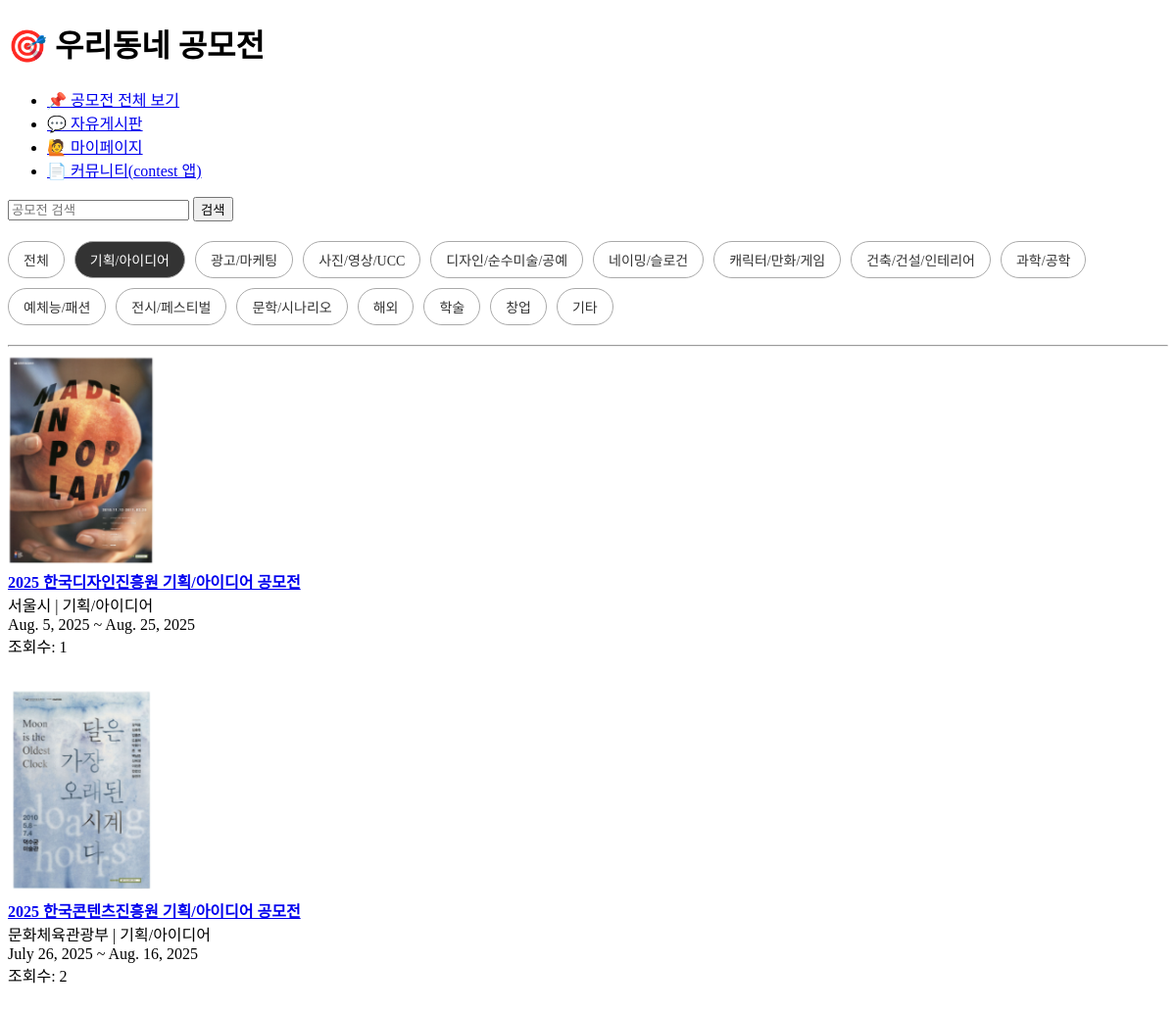
Screenshot of /?category=기획/아이디어 with the database file from the repository.
### poster/models.py (models this page shows, shortened)
class Poster(models.Model):
    title = models.CharField(max_length=200)  # 공모전 제목
    d_day = models.CharField(max_length=50)   # 디데이 표시
    image = models.ImageField(upload_to='poster_images/')  # 포스터 이미지
    organization = models.CharField(max_length=100)  # 주최
    company_type = models.CharField(max_length=100)  # 기업형태
    target = models.CharField(max_length=100)        # 참여대상
    prize = models.CharField(max_length=100)         # 시상규모
    start_date = models.DateField()                  # 시작일
    end_date = models.DateField()                    # 마감일
    website = models.URLField()                      # 홈페이지 링크
    benefits = models.TextField()                    # 활동혜택
    category = models.CharField(max_length=100)      # 공모분야
    extra = models.TextField(blank=True, null=True)  # 추가혜택
    description = models.TextField()                 # 상세내용
    category_id = models.IntegerField(null=True, blank=True)  #카테고리 id
    created_at = models.DateTimeField(auto_now_add=True)  # 생성일시
    views = models.IntegerField(default=0)   #조회수 저장

### poster/views.py (the view)
# urls.py: 2. Add a URL to urlpatterns:  path('', views.home, name='home')
def home(request):
    query = request.GET.get('q', '')
    selected_category = request.GET.get('category', '')
    posters = Poster.objects.all()
    if query:
        posters = posters.filter(
            Q(title__icontains=query) |
            Q(organization__icontains=query) |
            Q(description__icontains=query)
        )
    if selected_category:
        posters = posters.filter(category=selected_category)
    categories = Poster.objects.values_list('category', flat=True).distinct()
    return render(request, 'home/main.html', {
        'posters': posters.order_by('-id'),
        'query': query,
        'selected_category': selected_category,
        'categories': categories
    })

### home/templates/home/main.html (shortened to what this page needs)
<!DOCTYPE html>
<html lang="ko">
<head>
</head>
<body>
  <h1>🎯 우리동네 공모전</h1>
  <ul>
    <li><a href="/poster/">📌 공모전 전체 보기</a></li>
    <li><a href="/freeboard/">💬 자유게시판</a></li>
    <li><a href="/mypage/">🙋 마이페이지</a></li>
    <li><a href="/contest/">📄 커뮤니티(contest 앱)</a></li>
  </ul>
  <form method="get">
    <input type="text" name="q" placeholder="공모전 검색" value="{{ query }}">
    <button type="submit">검색</button>
  </form>
  <div class="category-buttons">
    <a href="/" class="{% if not selected_category %}active{% endif %}">전체</a>
    {% for c in categories %}
      <a href="/?category={{ c }}" class="{% if selected_category == c %}active{% endif %}">{{ c }}</a>
    {% endfor %}
  </div>
  <hr>
  {% for p in posters %}
    <div style="margin-bottom:30px;">
      <a href="{% url 'poster:poster_detail' p.pk %}">
        {% if p.image %}
          <img src="{{ p.image.url }}" width="150"><br>
        {% endif %}
        <strong>{{ p.title }}</strong>
      </a><br>
      {{ p.organization }} | {{ p.category }}<br>
      {{ p.start_date }} ~ {{ p.end_date }}<br>
      조회수: {{ p.views }}
    </div>
  {% empty %}
    <p>공모전이 없습니다.</p>
  {% endfor %}
</body>
</html>

### home/templates/home/main.html (style rules this page uses)
.category-buttons { margin: 20px 0; display: flex; flex-wrap: wrap; gap: 10px; }
.category-buttons a { padding: 8px 15px; border: 1px solid #aaa; border-radius: 20px; text-decoration: none; color: #333; font-size: 14px; }
.category-buttons a.active { background: #333; color: white; font-size: bold; }

### rows the page displays
Poster: image (picture), title "2025 한국디자인진흥원 기획/아이디어 공모전", organization "서울시", category "기획/아이디어", start_date "Aug. 5, 2025", end_date "Aug. 25, 2025", views "1"
Poster: image (picture), title "2025 한국콘텐츠진흥원 기획/아이디어 공모전", organization "문화체육관광부", category "기획/아이디어", start_date "July 26, 2025", end_date "Aug. 16, 2025", views "2"

### other values shown
{{ c }} "기획/아이디어" "광고/마케팅" "사진/영상/UCC" "디자인/순수미술/공예" "네이밍/슬로건" "캐릭터/만화/게임" "건축/건설/인테리어" "과학/공학" "예체능/패션" "전시/페스티벌" "문학/시나리오" "해외" "학술" "창업" "기타"
